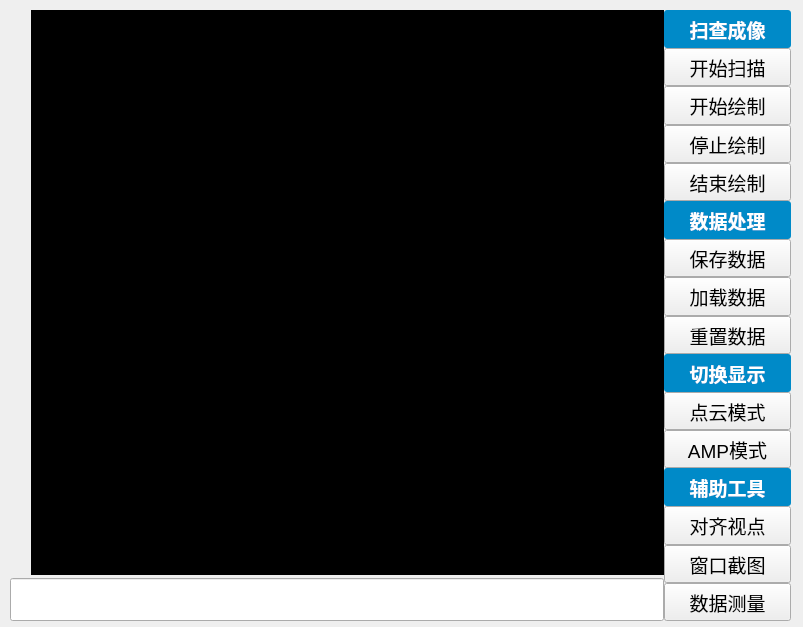
<?xml version="1.0" encoding="UTF-8"?>
<ui version="4.0">
 <class>MainWindow7</class>
 <widget class="QMainWindow" name="MainWindow7">
  <property name="geometry">
   <rect>
    <x>0</x>
    <y>0</y>
    <width>803</width>
    <height>627</height>
   </rect>
  </property>
  <property name="sizePolicy">
   <sizepolicy hsizetype="Expanding" vsizetype="Expanding">
    <horstretch>0</horstretch>
    <verstretch>0</verstretch>
   </sizepolicy>
  </property>
  <property name="windowTitle">
   <string>MainWindow</string>
  </property>
  <widget class="QWidget" name="centralwidget">
   <property name="sizePolicy">
    <sizepolicy hsizetype="Expanding" vsizetype="Expanding">
     <horstretch>0</horstretch>
     <verstretch>0</verstretch>
    </sizepolicy>
   </property>
   <widget class="QWidget" name="layoutWidget">
    <property name="geometry">
     <rect>
      <x>0</x>
      <y>0</y>
      <width>801</width>
      <height>631</height>
     </rect>
    </property>
    <layout class="QGridLayout" name="gridLayout_2" rowstretch="26,2" columnstretch="0,1,30,6">
     <property name="sizeConstraint">
      <enum>QLayout::SizeConstraint::SetDefaultConstraint</enum>
     </property>
     <property name="leftMargin">
      <number>10</number>
     </property>
     <property name="topMargin">
      <number>10</number>
     </property>
     <property name="rightMargin">
      <number>10</number>
     </property>
     <property name="bottomMargin">
      <number>10</number>
     </property>
     <property name="horizontalSpacing">
      <number>0</number>
     </property>
     <property name="verticalSpacing">
      <number>3</number>
     </property>
     <item row="0" column="3" rowspan="2">
      <layout class="QGridLayout" name="gridLayout">
       <item row="9" column="0" colspan="2">
        <widget class="QLabel" name="label_3">
         <property name="sizePolicy">
          <sizepolicy hsizetype="Expanding" vsizetype="Expanding">
           <horstretch>0</horstretch>
           <verstretch>0</verstretch>
          </sizepolicy>
         </property>
         <property name="font">
          <font>
           <pointsize>14</pointsize>
           <bold>true</bold>
          </font>
         </property>
         <property name="styleSheet">
          <string notr="true">border-radius: 3px;
color: rgb(255, 255, 255);
background-color: rgb(0, 138, 200);</string>
         </property>
         <property name="text">
          <string>切换显示</string>
         </property>
         <property name="alignment">
          <set>Qt::AlignmentFlag::AlignCenter</set>
         </property>
        </widget>
       </item>
       <item row="5" column="0" colspan="2">
        <widget class="QLabel" name="label_2">
         <property name="sizePolicy">
          <sizepolicy hsizetype="Expanding" vsizetype="Expanding">
           <horstretch>0</horstretch>
           <verstretch>0</verstretch>
          </sizepolicy>
         </property>
         <property name="font">
          <font>
           <pointsize>14</pointsize>
           <bold>true</bold>
          </font>
         </property>
         <property name="styleSheet">
          <string notr="true">border-radius: 3px;
color: rgb(255, 255, 255);
background-color: rgb(0, 138, 200);</string>
         </property>
         <property name="text">
          <string>数据处理</string>
         </property>
         <property name="alignment">
          <set>Qt::AlignmentFlag::AlignCenter</set>
         </property>
        </widget>
       </item>
       <item row="2" column="0" colspan="2">
        <widget class="QPushButton" name="pushButton">
         <property name="sizePolicy">
          <sizepolicy hsizetype="Expanding" vsizetype="Expanding">
           <horstretch>0</horstretch>
           <verstretch>0</verstretch>
          </sizepolicy>
         </property>
         <property name="font">
          <font>
           <pointsize>14</pointsize>
          </font>
         </property>
         <property name="text">
          <string>开始绘制</string>
         </property>
        </widget>
       </item>
       <item row="13" column="0" colspan="2">
        <widget class="QLabel" name="label_4">
         <property name="sizePolicy">
          <sizepolicy hsizetype="Expanding" vsizetype="Expanding">
           <horstretch>0</horstretch>
           <verstretch>0</verstretch>
          </sizepolicy>
         </property>
         <property name="font">
          <font>
           <pointsize>14</pointsize>
           <bold>true</bold>
          </font>
         </property>
         <property name="styleSheet">
          <string notr="true">border-radius: 3px;
color: rgb(255, 255, 255);
background-color: rgb(0, 138, 200);</string>
         </property>
         <property name="text">
          <string>辅助工具</string>
         </property>
         <property name="alignment">
          <set>Qt::AlignmentFlag::AlignCenter</set>
         </property>
        </widget>
       </item>
       <item row="0" column="0" colspan="2">
        <widget class="QLabel" name="label">
         <property name="sizePolicy">
          <sizepolicy hsizetype="Expanding" vsizetype="Expanding">
           <horstretch>0</horstretch>
           <verstretch>0</verstretch>
          </sizepolicy>
         </property>
         <property name="font">
          <font>
           <pointsize>14</pointsize>
           <bold>true</bold>
          </font>
         </property>
         <property name="styleSheet">
          <string notr="true">border-radius: 3px;
color: rgb(255, 255, 255);
background-color: rgb(0, 138, 200);</string>
         </property>
         <property name="text">
          <string>扫查成像</string>
         </property>
         <property name="alignment">
          <set>Qt::AlignmentFlag::AlignCenter</set>
         </property>
        </widget>
       </item>
       <item row="14" column="0" colspan="2">
        <widget class="QPushButton" name="pushButton_9">
         <property name="sizePolicy">
          <sizepolicy hsizetype="Expanding" vsizetype="Expanding">
           <horstretch>0</horstretch>
           <verstretch>0</verstretch>
          </sizepolicy>
         </property>
         <property name="font">
          <font>
           <pointsize>14</pointsize>
          </font>
         </property>
         <property name="text">
          <string>对齐视点</string>
         </property>
        </widget>
       </item>
       <item row="4" column="0" colspan="2">
        <widget class="QPushButton" name="pushButton_3">
         <property name="sizePolicy">
          <sizepolicy hsizetype="Expanding" vsizetype="Expanding">
           <horstretch>0</horstretch>
           <verstretch>0</verstretch>
          </sizepolicy>
         </property>
         <property name="font">
          <font>
           <pointsize>14</pointsize>
          </font>
         </property>
         <property name="text">
          <string>结束绘制</string>
         </property>
        </widget>
       </item>
       <item row="8" column="0" colspan="2">
        <widget class="QPushButton" name="pushButton_4">
         <property name="sizePolicy">
          <sizepolicy hsizetype="Expanding" vsizetype="Expanding">
           <horstretch>0</horstretch>
           <verstretch>0</verstretch>
          </sizepolicy>
         </property>
         <property name="font">
          <font>
           <pointsize>14</pointsize>
          </font>
         </property>
         <property name="text">
          <string>重置数据</string>
         </property>
        </widget>
       </item>
       <item row="1" column="0" colspan="2">
        <widget class="QPushButton" name="pushButton_7">
         <property name="sizePolicy">
          <sizepolicy hsizetype="Expanding" vsizetype="Expanding">
           <horstretch>0</horstretch>
           <verstretch>0</verstretch>
          </sizepolicy>
         </property>
         <property name="font">
          <font>
           <pointsize>14</pointsize>
          </font>
         </property>
         <property name="text">
          <string>开始扫描</string>
         </property>
        </widget>
       </item>
       <item row="11" column="0" colspan="2">
        <widget class="QPushButton" name="pushButton_8">
         <property name="sizePolicy">
          <sizepolicy hsizetype="Expanding" vsizetype="Expanding">
           <horstretch>0</horstretch>
           <verstretch>0</verstretch>
          </sizepolicy>
         </property>
         <property name="font">
          <font>
           <pointsize>14</pointsize>
          </font>
         </property>
         <property name="text">
          <string>AMP模式</string>
         </property>
        </widget>
       </item>
       <item row="15" column="0" colspan="2">
        <widget class="QPushButton" name="pushButton_11">
         <property name="sizePolicy">
          <sizepolicy hsizetype="Expanding" vsizetype="Expanding">
           <horstretch>0</horstretch>
           <verstretch>0</verstretch>
          </sizepolicy>
         </property>
         <property name="font">
          <font>
           <pointsize>14</pointsize>
          </font>
         </property>
         <property name="text">
          <string>窗口截图</string>
         </property>
        </widget>
       </item>
       <item row="6" column="0" colspan="2">
        <widget class="QPushButton" name="pushButton_5">
         <property name="sizePolicy">
          <sizepolicy hsizetype="Expanding" vsizetype="Expanding">
           <horstretch>0</horstretch>
           <verstretch>0</verstretch>
          </sizepolicy>
         </property>
         <property name="font">
          <font>
           <pointsize>14</pointsize>
          </font>
         </property>
         <property name="text">
          <string>保存数据</string>
         </property>
        </widget>
       </item>
       <item row="3" column="0" colspan="2">
        <widget class="QPushButton" name="pushButton_2">
         <property name="sizePolicy">
          <sizepolicy hsizetype="Expanding" vsizetype="Expanding">
           <horstretch>0</horstretch>
           <verstretch>0</verstretch>
          </sizepolicy>
         </property>
         <property name="font">
          <font>
           <pointsize>14</pointsize>
          </font>
         </property>
         <property name="text">
          <string>停止绘制</string>
         </property>
        </widget>
       </item>
       <item row="7" column="0" colspan="2">
        <widget class="QPushButton" name="pushButton_6">
         <property name="sizePolicy">
          <sizepolicy hsizetype="Expanding" vsizetype="Expanding">
           <horstretch>0</horstretch>
           <verstretch>0</verstretch>
          </sizepolicy>
         </property>
         <property name="font">
          <font>
           <pointsize>14</pointsize>
          </font>
         </property>
         <property name="text">
          <string>加载数据</string>
         </property>
        </widget>
       </item>
       <item row="16" column="0" colspan="2">
        <widget class="QPushButton" name="pushButton_10">
         <property name="sizePolicy">
          <sizepolicy hsizetype="Expanding" vsizetype="Expanding">
           <horstretch>0</horstretch>
           <verstretch>0</verstretch>
          </sizepolicy>
         </property>
         <property name="font">
          <font>
           <pointsize>14</pointsize>
          </font>
         </property>
         <property name="text">
          <string>数据测量</string>
         </property>
        </widget>
       </item>
       <item row="10" column="0" colspan="2">
        <widget class="QPushButton" name="pushButton_12">
         <property name="sizePolicy">
          <sizepolicy hsizetype="Expanding" vsizetype="Expanding">
           <horstretch>0</horstretch>
           <verstretch>0</verstretch>
          </sizepolicy>
         </property>
         <property name="font">
          <font>
           <pointsize>14</pointsize>
          </font>
         </property>
         <property name="text">
          <string>点云模式</string>
         </property>
        </widget>
       </item>
      </layout>
     </item>
     <item row="0" column="0" colspan="2">
      <widget class="QWidget" name="colorBarWidget" native="true"/>
     </item>
     <item row="0" column="2">
      <widget class="QVTKOpenGLNativeWidget" name="vtkWidget" native="true">
       <property name="sizePolicy">
        <sizepolicy hsizetype="Expanding" vsizetype="Expanding">
         <horstretch>0</horstretch>
         <verstretch>0</verstretch>
        </sizepolicy>
       </property>
       <property name="styleSheet">
        <string notr="true">background-color: rgb(0, 0, 0);</string>
       </property>
      </widget>
     </item>
     <item row="1" column="0" colspan="3">
      <widget class="QLineEdit" name="lineEdit">
       <property name="sizePolicy">
        <sizepolicy hsizetype="Expanding" vsizetype="Expanding">
         <horstretch>0</horstretch>
         <verstretch>0</verstretch>
        </sizepolicy>
       </property>
       <property name="minimumSize">
        <size>
         <width>0</width>
         <height>0</height>
        </size>
       </property>
       <property name="font">
        <font>
         <pointsize>14</pointsize>
        </font>
       </property>
      </widget>
     </item>
    </layout>
   </widget>
  </widget>
 </widget>
 <customwidgets>
  <customwidget>
   <class>QVTKOpenGLNativeWidget</class>
   <extends>QWidget</extends>
   <header>qvtkopenglnativewidget.h</header>
   <container>1</container>
  </customwidget>
 </customwidgets>
 <resources/>
 <connections/>
</ui>
